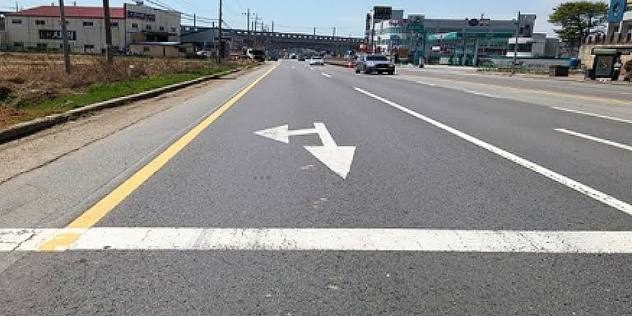
#> input picture data/ai_datasets/vision_damage/images (1).jpg, 632 x 316 px; its folder holds only this picture in this run
$ python -i test_calibrated.py   (imports and definitions only)
#> lines starting #> are read from the running program, lines starting #| are printed output that depends on the picture; after the words box and inside, x2 and y2 are one past the last pixel; in counts of white or black regions, pixels touching at a corner belong together
import os
import cv2
import numpy as np

pos_dir = r"C:\Users\admin\.gemini\antigravity\scratch\civic-triage-system\data\ai_datasets\vision_damage\bridge_crack\Positive"
neg_dir = r"C:\Users\admin\.gemini\antigravity\scratch\civic-triage-system\data\ai_datasets\vision_damage\bridge_crack\Negative"

# [1 line that did not run here, left out]
# [1 line that did not run here, left out]

def is_crack(img_path):
    img = cv2.imread(img_path, cv2.IMREAD_GRAYSCALE)
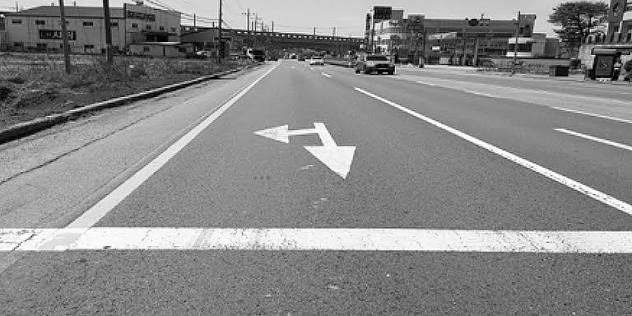
#> img: shape (316, 632); min 0, max 255, mean 135.6
    h, w = img.shape
#> h = 316; w = 632
    # Dynamic kernel based on image dimension
    k_size = max(5, int(min(h, w) * 0.035))
#> k_size = 11
    if k_size % 2 == 0: k_size += 1

    kernel = cv2.getStructuringElement(cv2.MORPH_RECT, (k_size, k_size))
    tophat = cv2.morphologyEx(img, cv2.MORPH_BLACKHAT, kernel)
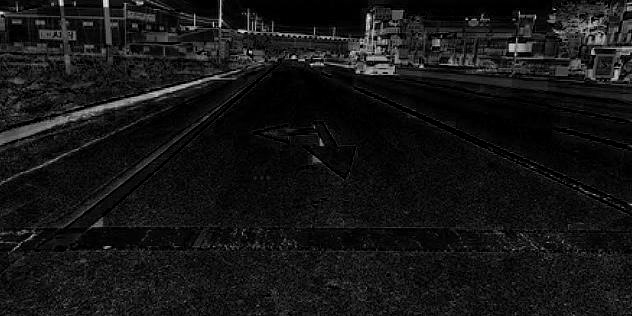
#> tophat: shape (316, 632); min 0, max 245, mean 20.9

    # Adaptive threshold
    _, thresh = cv2.threshold(tophat, 19, 255, cv2.THRESH_BINARY)
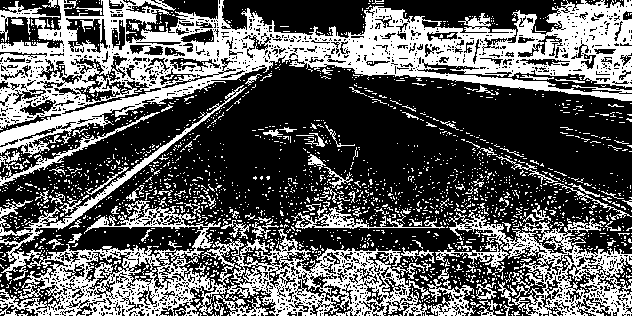
#> thresh: shape (316, 632); 37% white; 2093 white regions (1974 under 20 px)
    contours, _ = cv2.findContours(thresh, cv2.RETR_EXTERNAL, cv2.CHAIN_APPROX_SIMPLE)
#> contours = 1982 contours, 1937 with area under 20; largest, box (x1, y1, x2, y2) and area: (0, 0, 632, 158) 41546, (0, 85, 430, 316) 22592, (435, 210, 632, 316) 7576, (291, 201, 445, 229) 755, (427, 279, 476, 316) 658

    min_length = max(30, int(min(h, w) * 0.15))
#> min_length = 47

    for cnt in contours:
        length = cv2.arcLength(cnt, False)
        if length > min_length:
            x, y, bw, bh = cv2.boundingRect(cnt)
            major = max(bw, bh)
            minor = min(bw, bh) + 1e-4
            aspect_ratio = major / minor
            area = cv2.contourArea(cnt)
            thinness = (length * length) / (area + 1e-4)

            if aspect_ratio > 1.8 and thinness > 14:
                return True
#> this loop made 521 passes
#> (length, x, y, bw, bh, major, minor, aspect_ratio) on passes 59, 93, 99, 112, 157, 168, 242, 260, 344, 459, 468: (154, 477, 300, 21, 16, 21, 16, 1.31), (126, 476, 282, 21, 18, 21, 18, 1.17), (141, 498, 281, 19, 25, 25, 19, 1.32), (516.8, 427, 279, 49, 37, 49, 37, 1.32), (175.8, 512, 270, 22, 28, 28, 22, 1.27), (71.94, 438, 268, 11, 13, 13, 11, 1.18), (76.18, 417, 250, 18, 13, 18, 13, 1.38), (63.94, 401, 247, 17, 12, 17, 12, 1.42), (51.7, 46, 239, 18, 10, 18, 10, 1.8), (139, 229, 223, 22, 16, 22, 16, 1.37), (117.3, 252, 222, 19, 17, 19, 17, 1.12)
#> (cnt, length) on passes 1 to 6: ([[628, 315]], 0), ([[606, 315]], 0), ([[592, 315]], 0), ([[560, 315], [561, 315]], 1), ([[545, 315], [547, 315]], 2), ([[429, 315], [433, 315]], 4)
    return False

# [1 line that did not run here, left out]
# [1 line that did not run here, left out]

# [4 lines not run here, left out]

>>> result = is_crack('data/ai_datasets/vision_damage/images (1).jpg')

$ run again, on data/ai_datasets/vision_damage/images (2).jpg
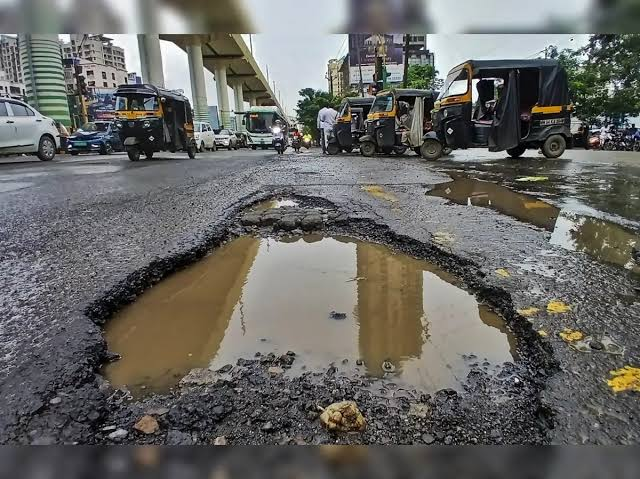
#> input picture data/ai_datasets/vision_damage/images (2).jpg, 640 x 479 px
#> in is_crack, `tophat = cv2.morphologyEx(img, cv2.MORPH_BLACKHAT, kernel)`:
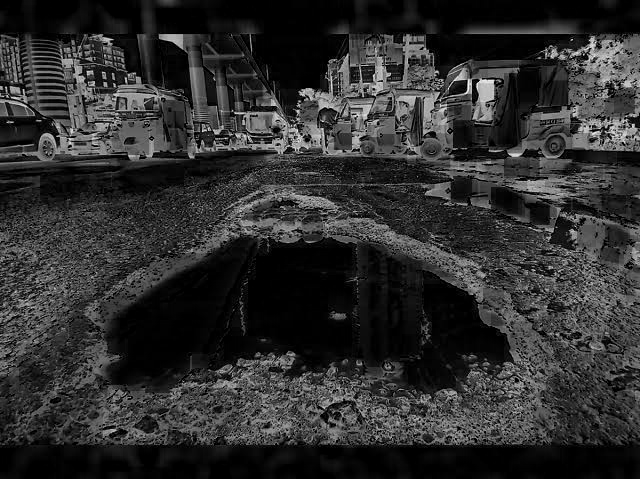
#> tophat: shape (479, 640); min 0, max 251, mean 46.8
#> in is_crack, `_, thresh = cv2.threshold(tophat, 19, 255, cv2.THRESH_BINARY)`:
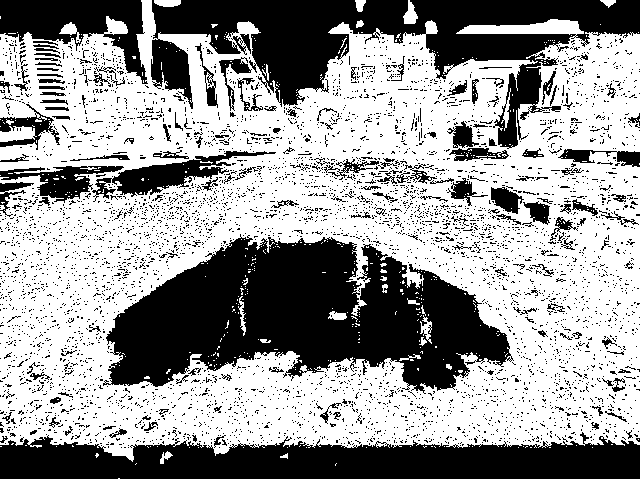
#> thresh: shape (479, 640); 60.6% white; 5004 black regions (4845 under 20 px)
#> contours = 178 contours, 169 with area under 20; largest, box (x1, y1, x2, y2) and area: (0, 0, 640, 462) 247105, (0, 126, 37, 142) 352, (403, 0, 418, 24) 180, (59, 22, 81, 43) 146, (154, 0, 181, 7) 130
#> the loop in is_crack, `for cnt in contours:` made 74 passes
#> (length, x, y, bw, bh, major, minor, aspect_ratio) on pass 74: (124, 0, 126, 37, 16, 37, 16, 2.31)

$ run again, on data/ai_datasets/vision_damage/images (3).jpg
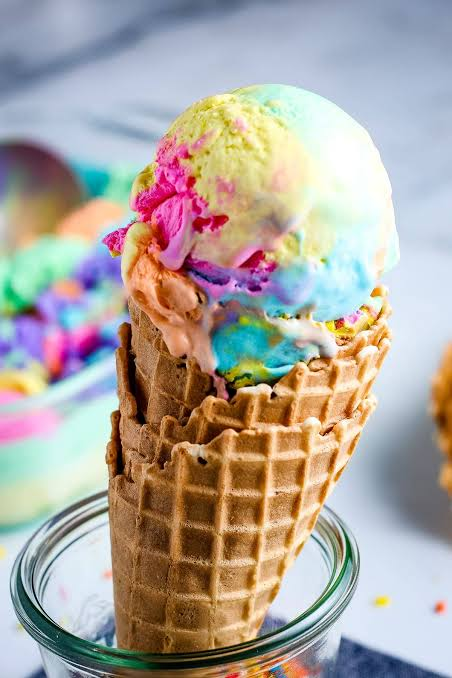
#> input picture data/ai_datasets/vision_damage/images (3).jpg, 452 x 678 px
#> in is_crack, `img = cv2.imread(img_path, cv2.IMREAD_GRAYSCALE)`:
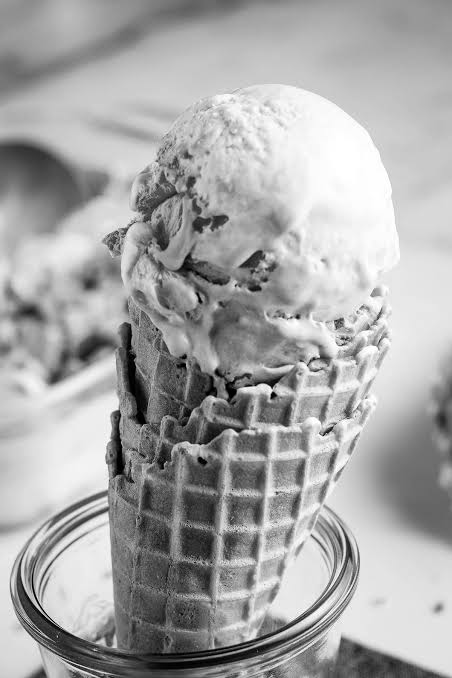
#> img: shape (678, 452); min 0, max 255, mean 167.8
#> in is_crack, `_, thresh = cv2.threshold(tophat, 19, 255, cv2.THRESH_BINARY)`:
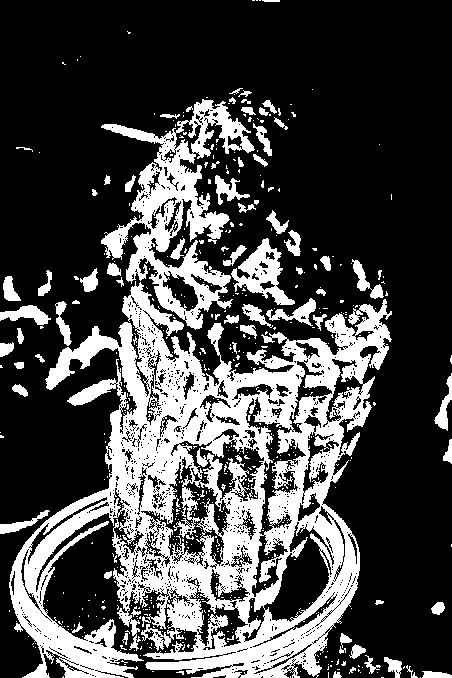
#> thresh: shape (678, 452); 28% white; 562 white regions (487 under 20 px)
#> contours = 352 contours, 298 with area under 20; largest, box (x1, y1, x2, y2) and area: (9, 281, 392, 678) 83588, (101, 99, 255, 330) 12260, (231, 238, 295, 305) 1740, (0, 305, 51, 325) 470, (266, 298, 316, 326) 431
#> the loop in is_crack, `for cnt in contours:` made 126 passes
#> (length, x, y, bw, bh, major, minor, aspect_ratio) on passes 29, 31, 126: (71.28, 384, 657, 18, 21, 21, 18, 1.17), (89.08, 364, 655, 17, 19, 19, 17, 1.12), (125.4, 0, 510, 50, 24, 50, 24, 2.08)

$ run again, on data/ai_datasets/vision_damage/images (4).jpg
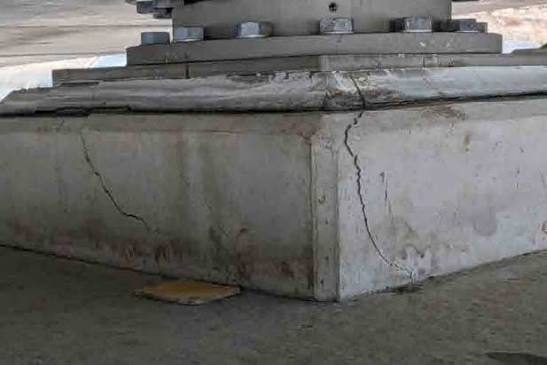
#> input picture data/ai_datasets/vision_damage/images (4).jpg, 547 x 365 px
#> in is_crack, `tophat = cv2.morphologyEx(img, cv2.MORPH_BLACKHAT, kernel)`:
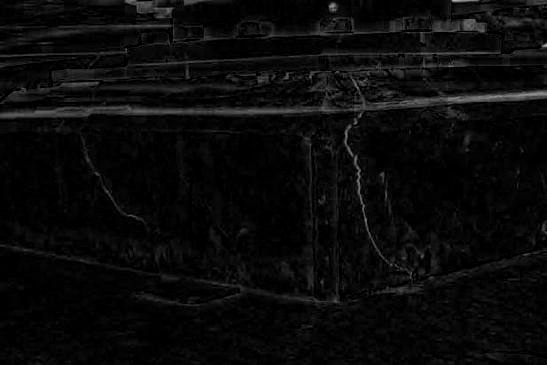
#> tophat: shape (365, 547); min 0, max 176, mean 10.1
#> in is_crack, `_, thresh = cv2.threshold(tophat, 19, 255, cv2.THRESH_BINARY)`:
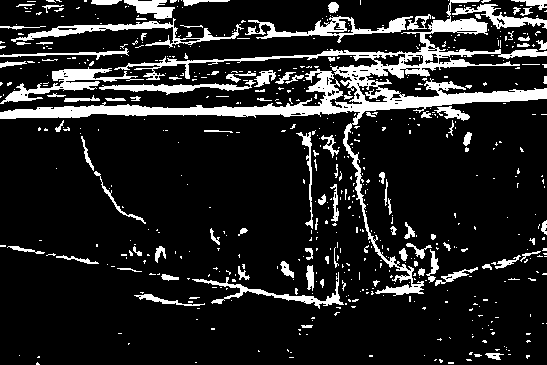
#> thresh: shape (365, 547); 14.1% white; 603 white regions (503 under 20 px)
#> contours = 598 contours, 534 with area under 20; largest, box (x1, y1, x2, y2) and area: (0, 0, 547, 296) 11066, (245, 16, 413, 43) 1186, (11, 18, 244, 48) 1132, (0, 67, 144, 104) 1117, (99, 80, 256, 95) 629
#> the loop in is_crack, `for cnt in contours:` made 77 passes
#> (length, x, y, bw, bh, major, minor, aspect_ratio) on pass 77: (152, 134, 294, 71, 12, 71, 12, 5.92)
